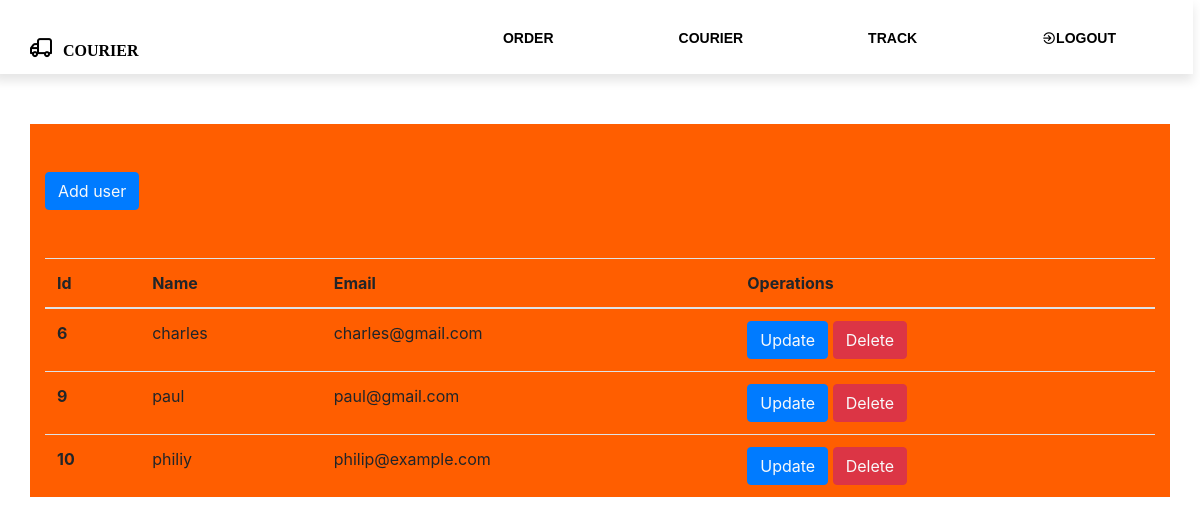
The page /users.php (signed in) on the database its author committed.
### tables this page shows
CREATE TABLE `user` (
  `id` int(100) NOT NULL,
  `Name` text NOT NULL,
  `Email` varchar(100) NOT NULL,
  `Phone` int(12) NOT NULL,
  `Password` varchar(100) NOT NULL,
  `Role` int(3) NOT NULL
);

### users.php (the view, shortened to what this page needs)
<?php
include 'header.php';
   $servername = "localhost";
   $dbname = "courier";
   $dbusername = "charlie";
   $dbpassword = "root123@";
$conn =new mysqli($servername,$dbusername,$dbpassword,$dbname);
?>
<!DOCTYPE html>
<html lang="en">
<head>
    <link rel="stylesheet" href="style.css">
    <link rel="stylesheet" href="https://maxcdn.bootstrapcdn.com/bootstrap/4.0.0/css/bootstrap.min.css">
</head>
<body>
 <div class="container">
<button type="submit" name="submit" class="btn btn-primary my-5"><a href="user-add.php" class= "text-light">Add user</a></button>
<table class="table">
  <thead>
    <tr>
      <th scope="col">Id</th>
      <th scope="col">Name</th>
      <th scope="col">Email</th>
      <th scope="col">Operations</th>
    </tr>
  </thead>
  <tbody>
  <?php
$sql="SELECT *FROM user";
$result=mysqli_query($conn,$sql);
if($result){
    while($row=mysqli_fetch_assoc($result)){
        $id=$row['id'];
        $name =$row['Name'];
        $email =$row['Email'];
        echo'<tr>
        <th scope="row">'.$id.'</th>
        <td>'.$name.'</td>
        <td>'.$email.'</td>
        <td>
        <button class="btn btn-primary"><a href="user-update.php?id='.$id.'" class="text-light">Update</a></button>
        <button class="btn btn-danger"><a href="user-delete.php?id='.$id.'" class="text-light">Delete</a></button>
     </td>
       </tr>';
    }
}
  ?>
  </tbody>
</table>
 </div>
</body>
</html>

### style.css (style rules this page uses)
body { padding-bottom:1px ; }
.container { background-color:rgb(255, 94, 0) ; margin-top: 50px; }

### rows shown on the page
user: id "6", Name "charles", Email "charles@gmail.com"
user: id "9", Name "paul", Email "paul@gmail.com"
user: id "10", Name "philiy", Email "philip@example.com"
